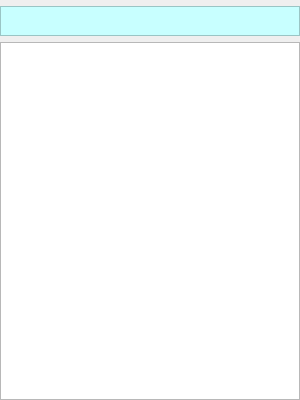
<?xml version="1.0" encoding="UTF-8"?>
<ui version="4.0">
 <class>SubjectListDialog</class>
 <widget class="QDialog" name="SubjectListDialog">
  <property name="geometry">
   <rect>
    <x>0</x>
    <y>0</y>
    <width>300</width>
    <height>400</height>
   </rect>
  </property>
  <property name="windowTitle">
   <string>SubjectList</string>
  </property>
  <property name="windowIcon">
   <iconset resource="projectmanagement.qrc">
    <normaloff>:/img/list.png</normaloff>:/img/list.png</iconset>
  </property>
  <layout class="QGridLayout" name="gridLayout">
   <property name="leftMargin">
    <number>0</number>
   </property>
   <property name="topMargin">
    <number>6</number>
   </property>
   <property name="rightMargin">
    <number>0</number>
   </property>
   <property name="bottomMargin">
    <number>0</number>
   </property>
   <item row="0" column="0">
    <widget class="QLabel" name="label_Title">
     <property name="minimumSize">
      <size>
       <width>0</width>
       <height>30</height>
      </size>
     </property>
     <property name="maximumSize">
      <size>
       <width>16777215</width>
       <height>30</height>
      </size>
     </property>
     <property name="palette">
      <palette>
       <active>
        <colorrole role="Base">
         <brush brushstyle="SolidPattern">
          <color alpha="255">
           <red>255</red>
           <green>255</green>
           <blue>255</blue>
          </color>
         </brush>
        </colorrole>
        <colorrole role="Window">
         <brush brushstyle="SolidPattern">
          <color alpha="255">
           <red>200</red>
           <green>255</green>
           <blue>255</blue>
          </color>
         </brush>
        </colorrole>
       </active>
       <inactive>
        <colorrole role="Base">
         <brush brushstyle="SolidPattern">
          <color alpha="255">
           <red>255</red>
           <green>255</green>
           <blue>255</blue>
          </color>
         </brush>
        </colorrole>
        <colorrole role="Window">
         <brush brushstyle="SolidPattern">
          <color alpha="255">
           <red>200</red>
           <green>255</green>
           <blue>255</blue>
          </color>
         </brush>
        </colorrole>
       </inactive>
       <disabled>
        <colorrole role="Base">
         <brush brushstyle="SolidPattern">
          <color alpha="255">
           <red>200</red>
           <green>255</green>
           <blue>255</blue>
          </color>
         </brush>
        </colorrole>
        <colorrole role="Window">
         <brush brushstyle="SolidPattern">
          <color alpha="255">
           <red>200</red>
           <green>255</green>
           <blue>255</blue>
          </color>
         </brush>
        </colorrole>
       </disabled>
      </palette>
     </property>
     <property name="font">
      <font>
       <pointsize>10</pointsize>
       <weight>75</weight>
       <bold>true</bold>
      </font>
     </property>
     <property name="autoFillBackground">
      <bool>true</bool>
     </property>
     <property name="frameShape">
      <enum>QFrame::StyledPanel</enum>
     </property>
     <property name="text">
      <string/>
     </property>
     <property name="alignment">
      <set>Qt::AlignCenter</set>
     </property>
    </widget>
   </item>
   <item row="1" column="0">
    <widget class="QListWidget" name="listWidget">
     <property name="font">
      <font>
       <weight>75</weight>
       <bold>true</bold>
      </font>
     </property>
     <property name="contextMenuPolicy">
      <enum>Qt::CustomContextMenu</enum>
     </property>
     <property name="selectionRectVisible">
      <bool>true</bool>
     </property>
    </widget>
   </item>
  </layout>
 </widget>
 <resources>
  <include location="projectmanagement.qrc"/>
 </resources>
 <connections/>
</ui>
